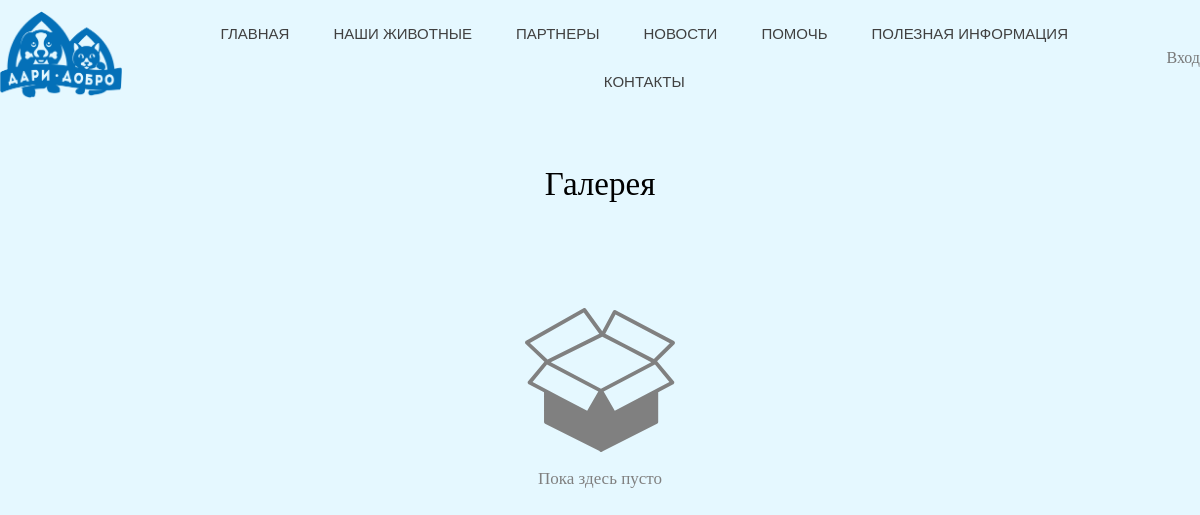
The page /gallery on the database as committed earlier.
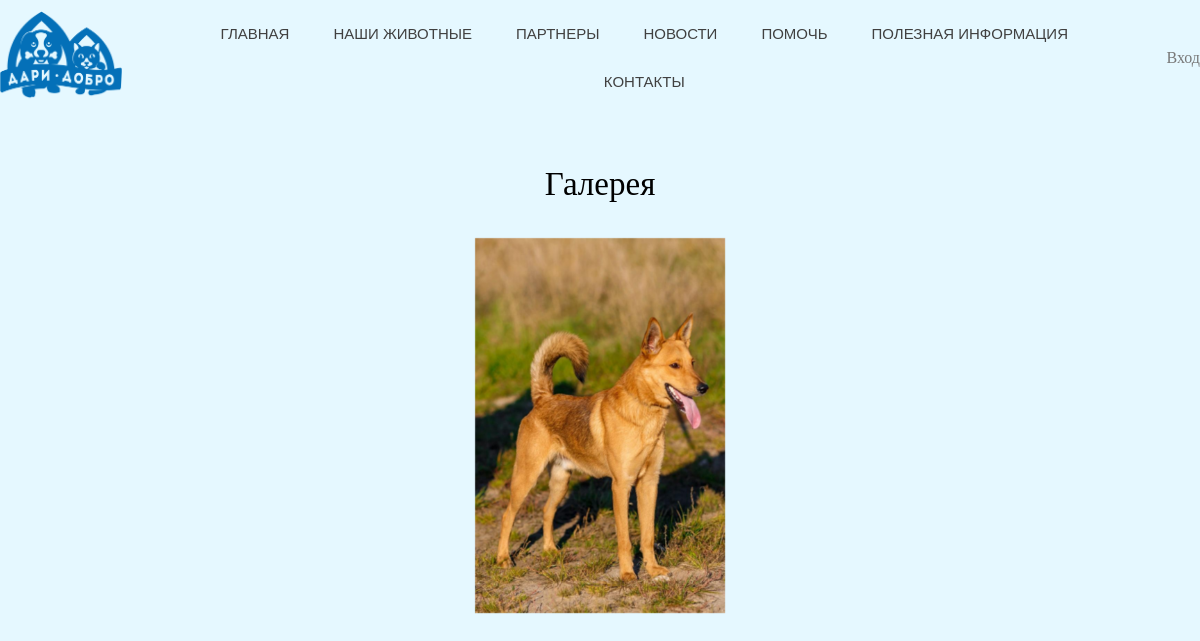
The same page on the database as committed later.
### app/models.py (models this page shows)
class Gallery(__basemodel):
    __tablename__ = 'gallery'
    id = sa.Column(sa.Integer, primary_key=True)
    title = sa.Column(sa.String())
    file = sa.Column(sa.String())

### app/routes.py (the view, shortened to what this page needs)
@application.route("/gallery")
def gallery():
    action = request.args.get('action')
    return render_template("gallery.html", user=current_user, gallery_list=Gallery.query.all())

### app/templates/gallery.html (shortened to what this page needs)
<!DOCTYPE html>
<html lang="ru">
{% extends "base_template.html" %}
    {% block head %}
    <link rel="stylesheet" type="text/css" href="/static/css/gallery.css">
    <link rel="stylesheet" type="text/css" href="/static/css/dialog.css">
    {% endblock %}
{% block after %}
<span class="title">Галерея</span>
<div id="news-blocks">
    <div class="news-list">
        {% if gallery_list %}
        {% for n in gallery_list %}
        <div class="item-block">
            <a  onclick="open_image_dialog({{n.id}});">
                <img class="cover" src="{{ n.file }}">
            </a>
        </div>
        {% endfor %}
        {% else %}
        <div class="is-empty">
            <img src="static/images/empty-box-icon.svg"
                 style="filter: invert(57%) sepia(6%) saturate(16%) hue-rotate(43deg) brightness(87%) contrast(89%);">
            <p>Пока здесь пусто</p>
        </div>
        {% endif %}
    </div>
</div>
{% endblock %}

Rows that differ between the two databases and show on the page:
added Gallery: file (picture)
Other text that changed with them:
text no longer shown: "Пока здесь пусто"
